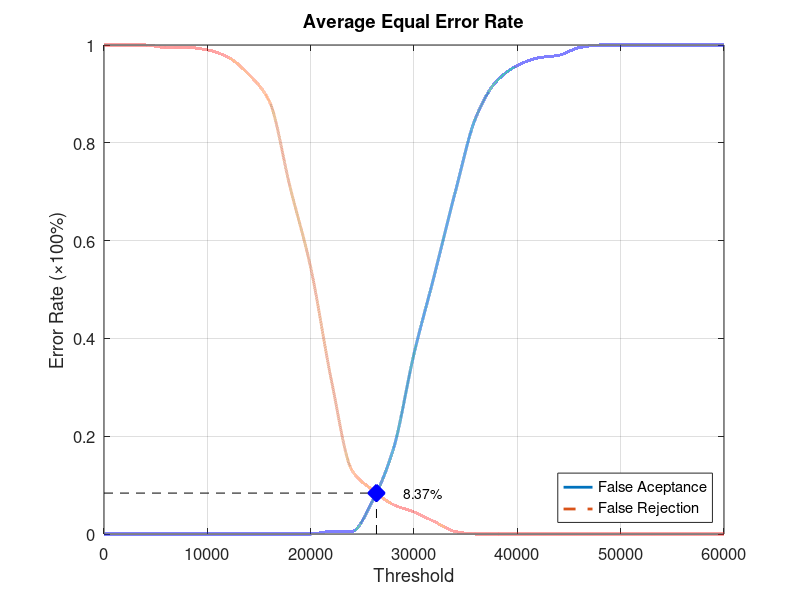
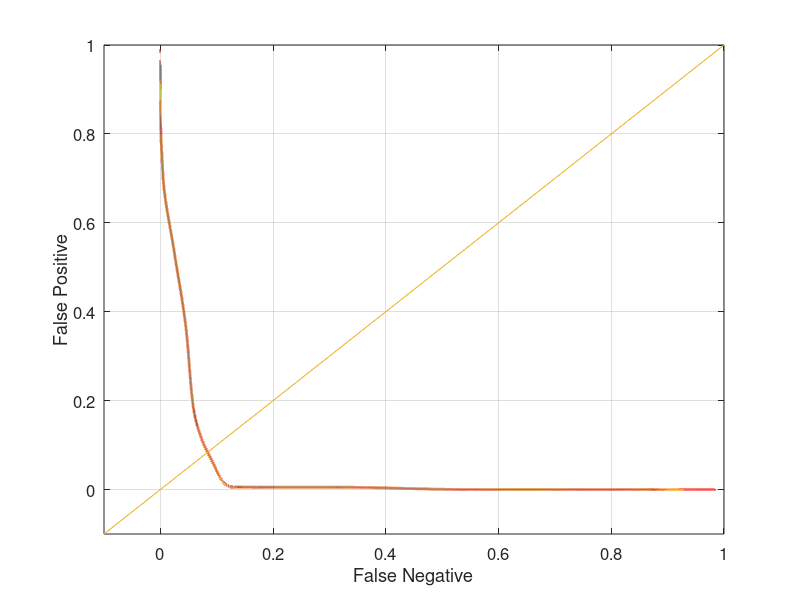

Recreate these plots in MATLAB, in order.
function yEER = Database4_2
close all;
clear;
clc;
x = 0:2000:60000;
xq = 0:0.5:60000;

y0 = [0 0 0 0 0 0 0 0 0 0 0 0.00526316 0.00526316 0.0684211 0.173684 0.368421 0.531579 0.7 0.852632 0.926316 0.957895 0.973684 0.978947 0.994737 1 1 1 1 1 1 1];
yy0 = interp1(x, y0, xq, 'pchip');
y1 = [1 1 1 0.995 0.995 0.99 0.975 0.94 0.885 0.71 0.545 0.315 0.13 0.09 0.06 0.045 0.025 0.005 0 0 0 0 0 0 0 0 0 0 0 0 0];
yy1 = interp1(x, y1, xq, 'pchip');

% Calculating EER: 
y2 = abs(y0 - y1);
find(y2 == min(y2))
yy2 = abs(yy0 - yy1);
xEER = find(yy2 == min(yy2));
xEERIndex = xq(xEER) % X-axis EER
yEER = yy0(xEER) % Y-axis EER

main = figure
plot(xq, yy0,'-','LineWidth', 2);	hold on
plot(xq, yy1,'--','LineWidth', 2);	hold on
plot([xEERIndex xEERIndex], [0 yEER], 'k--');	hold on
plot([0 xEERIndex], [yEER yEER], 'k--');	hold on
plot(xEERIndex, yEER, 'bx', 'LineWidth', 10);	hold on
text(xEERIndex + 10 * xEERIndex / 100, yEER, [num2str(round((10000 * yEER)) / 100) '%'])
legend('False Aceptance', 'False Rejection', 'Location', 'SouthEast')
xlabel('Threshold')
ylabel('Error Rate (\times100%)')
title('Average Equal Error Rate')
set(gca, 'FontSize', 12)
axis([0 60000 0 1])
grid on

print(main, 'Database4_2Main', '-dpng');
FNRxFPR = figure('Color', [1 1 1]);
plot(yy1, yy0, '-', yy1, yy0, 'LineWidth', 2);
hold on
y = -0.1:0.1:1
plot(y, y); 
set(gca, 'FontSize', 12)
xlabel('False Negative')
ylabel('False Positive')
axis([-0.1 1 -0.1 1])
set(gca, 'FontSize', 12)
grid on

print(FNRxFPR, 'Database4_2FNRxFPR','-dpng');
end
